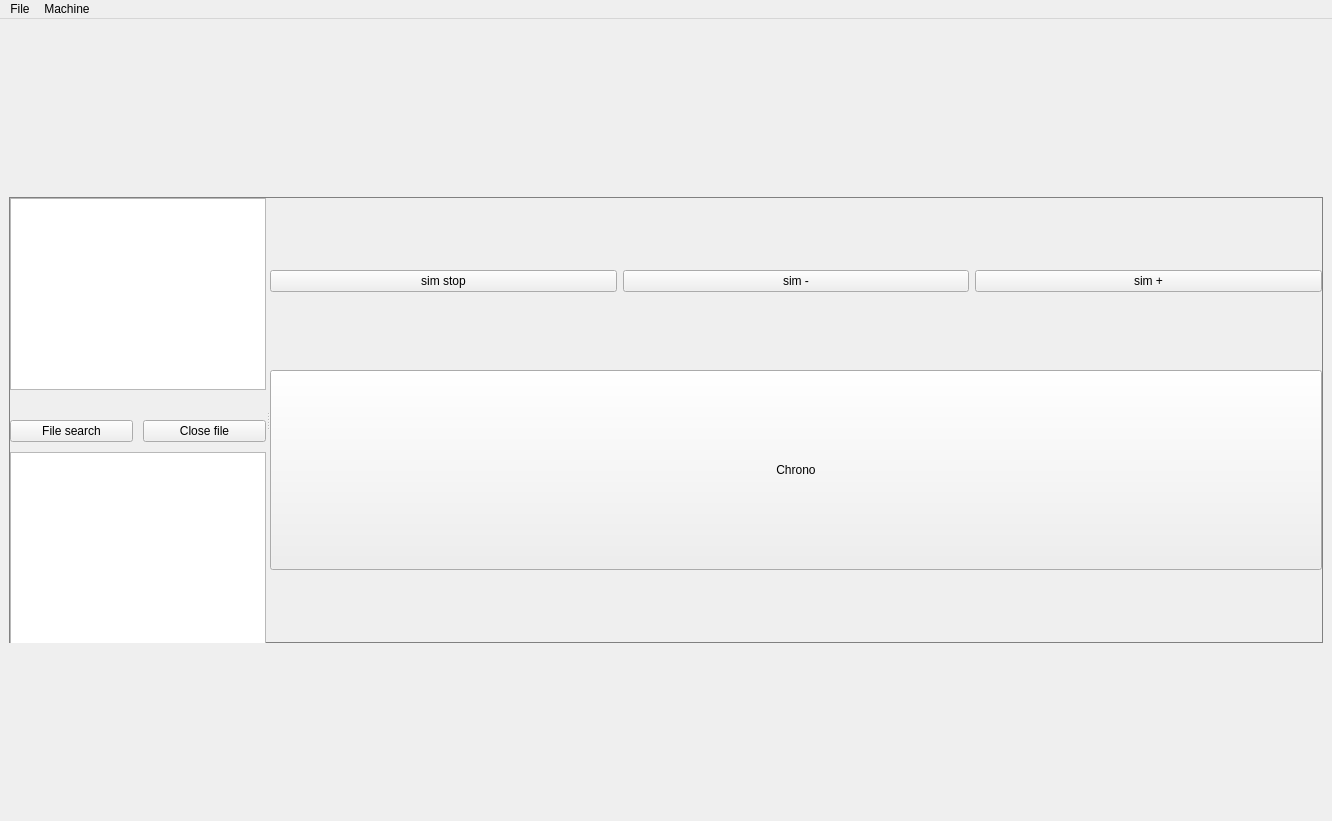
<?xml version="1.0" encoding="UTF-8"?>
<ui version="4.0">
 <class>MainWindow</class>
 <widget class="QMainWindow" name="MainWindow">
  <property name="geometry">
   <rect>
    <x>0</x>
    <y>0</y>
    <width>1332</width>
    <height>821</height>
   </rect>
  </property>
  <property name="minimumSize">
   <size>
    <width>200</width>
    <height>200</height>
   </size>
  </property>
  <property name="windowTitle">
   <string>MainWindow</string>
  </property>
  <widget class="QWidget" name="centralwidget">
   <property name="minimumSize">
    <size>
     <width>800</width>
     <height>800</height>
    </size>
   </property>
   <layout class="QGridLayout" name="gridLayout">
    <item row="0" column="0">
     <widget class="QSplitter" name="splitter">
      <property name="styleSheet">
       <string notr="true">QSplitter{
	     border: 1px solid gray;
}</string>
      </property>
      <property name="frameShape">
       <enum>QFrame::NoFrame</enum>
      </property>
      <property name="orientation">
       <enum>Qt::Horizontal</enum>
      </property>
      <widget class="QWidget" name="layoutWidget">
       <layout class="QGridLayout" name="gridLayout_3">
        <property name="sizeConstraint">
         <enum>QLayout::SetFixedSize</enum>
        </property>
        <property name="spacing">
         <number>10</number>
        </property>
        <item row="2" column="0">
         <spacer name="verticalSpacer">
          <property name="orientation">
           <enum>Qt::Vertical</enum>
          </property>
          <property name="sizeType">
           <enum>QSizePolicy::Fixed</enum>
          </property>
          <property name="sizeHint" stdset="0">
           <size>
            <width>10</width>
            <height>20</height>
           </size>
          </property>
         </spacer>
        </item>
        <item row="3" column="0">
         <layout class="QVBoxLayout" name="verticalLayout_4">
          <property name="sizeConstraint">
           <enum>QLayout::SetMinimumSize</enum>
          </property>
          <item>
           <layout class="QHBoxLayout" name="horizontalLayout_2">
            <property name="sizeConstraint">
             <enum>QLayout::SetFixedSize</enum>
            </property>
            <item>
             <widget class="QPushButton" name="pushButton_5">
              <property name="text">
               <string>File search</string>
              </property>
             </widget>
            </item>
            <item>
             <widget class="QPushButton" name="pushButton_4">
              <property name="text">
               <string>Close file</string>
              </property>
             </widget>
            </item>
           </layout>
          </item>
          <item>
           <widget class="QTreeView" name="treeView">
            <property name="sizePolicy">
             <sizepolicy hsizetype="Preferred" vsizetype="Preferred">
              <horstretch>0</horstretch>
              <verstretch>0</verstretch>
             </sizepolicy>
            </property>
           </widget>
          </item>
         </layout>
        </item>
        <item row="0" column="0">
         <widget class="QTableView" name="tableView">
          <property name="sizePolicy">
           <sizepolicy hsizetype="Fixed" vsizetype="Preferred">
            <horstretch>0</horstretch>
            <verstretch>0</verstretch>
           </sizepolicy>
          </property>
          <property name="baseSize">
           <size>
            <width>50</width>
            <height>0</height>
           </size>
          </property>
         </widget>
        </item>
       </layout>
      </widget>
      <widget class="QWidget" name="verticalLayoutWidget_4">
       <layout class="QVBoxLayout" name="verticalLayout">
        <item>
         <layout class="QGridLayout" name="gridLayout_5">
          <item row="0" column="0">
           <layout class="QVBoxLayout" name="svgLayout"/>
          </item>
         </layout>
        </item>
        <item>
         <layout class="QHBoxLayout" name="horizontalLayout">
          <property name="sizeConstraint">
           <enum>QLayout::SetMinimumSize</enum>
          </property>
          <item>
           <widget class="QPushButton" name="pushButton_3">
            <property name="text">
             <string>sim stop</string>
            </property>
           </widget>
          </item>
          <item>
           <widget class="QPushButton" name="pushButton_2">
            <property name="text">
             <string>sim -</string>
            </property>
           </widget>
          </item>
          <item>
           <widget class="QPushButton" name="pushButton">
            <property name="text">
             <string>sim +</string>
            </property>
           </widget>
          </item>
         </layout>
        </item>
        <item>
         <layout class="QVBoxLayout" name="verticalLayout_3">
          <property name="sizeConstraint">
           <enum>QLayout::SetFixedSize</enum>
          </property>
          <item>
           <widget class="QPushButton" name="pushButton_11">
            <property name="minimumSize">
             <size>
              <width>0</width>
              <height>200</height>
             </size>
            </property>
            <property name="text">
             <string>Chrono</string>
            </property>
           </widget>
          </item>
         </layout>
        </item>
       </layout>
      </widget>
     </widget>
    </item>
   </layout>
  </widget>
  <widget class="QMenuBar" name="menubar">
   <property name="geometry">
    <rect>
     <x>0</x>
     <y>0</y>
     <width>1332</width>
     <height>21</height>
    </rect>
   </property>
   <widget class="QMenu" name="menuFile">
    <property name="title">
     <string>File</string>
    </property>
    <addaction name="separator"/>
    <addaction name="actionNew_Simulation"/>
    <addaction name="actionLoad_SVG_file"/>
    <addaction name="actionExamples"/>
   </widget>
   <widget class="QMenu" name="menuMqchine">
    <property name="title">
     <string>Machine</string>
    </property>
   </widget>
   <addaction name="menuFile"/>
   <addaction name="menuMqchine"/>
  </widget>
  <action name="actionNew_Simulation">
   <property name="text">
    <string>New Simulation</string>
   </property>
  </action>
  <action name="actionExamples">
   <property name="text">
    <string>Examples</string>
   </property>
  </action>
  <action name="actionLoad_SVG_file">
   <property name="text">
    <string>Load SVG file</string>
   </property>
  </action>
 </widget>
 <resources/>
 <connections/>
</ui>
